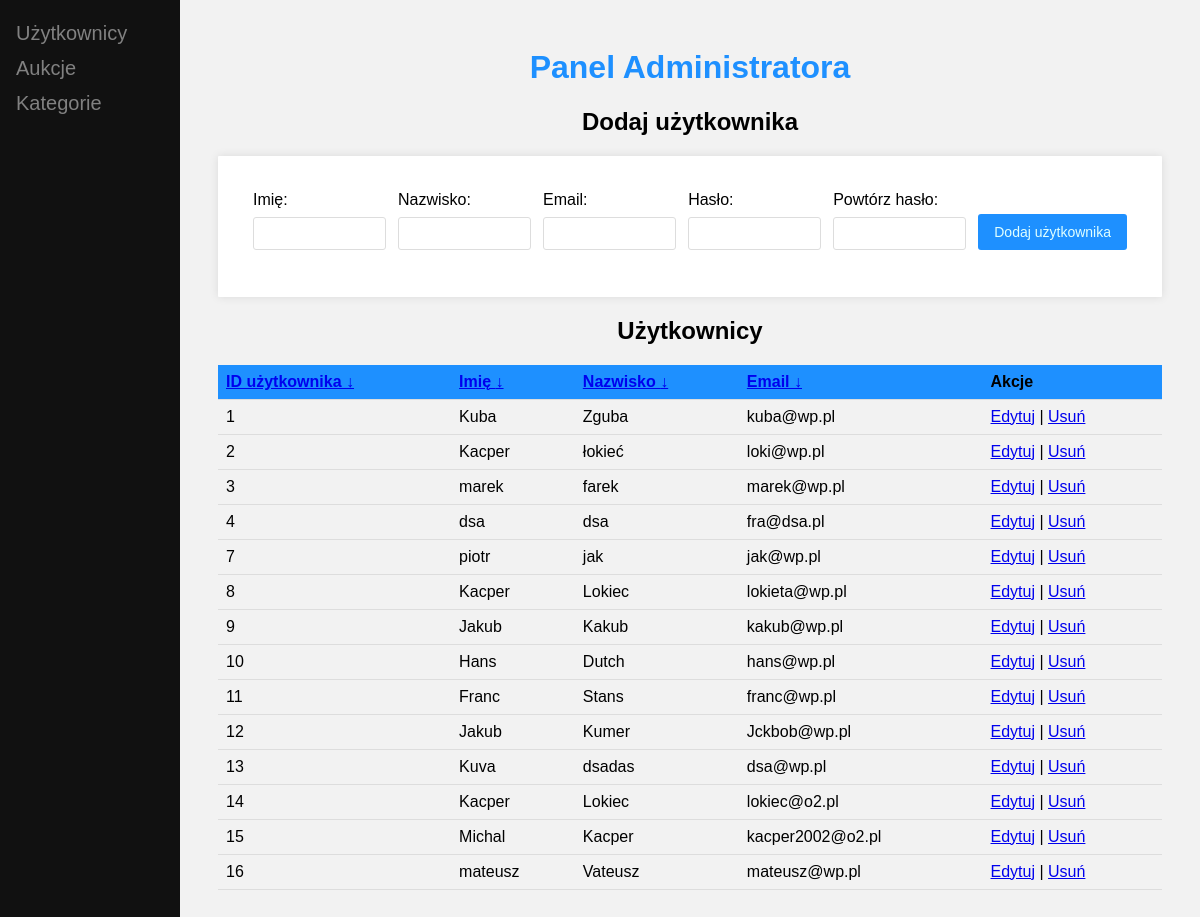
Page /dist/admin.php on the earlier database version.
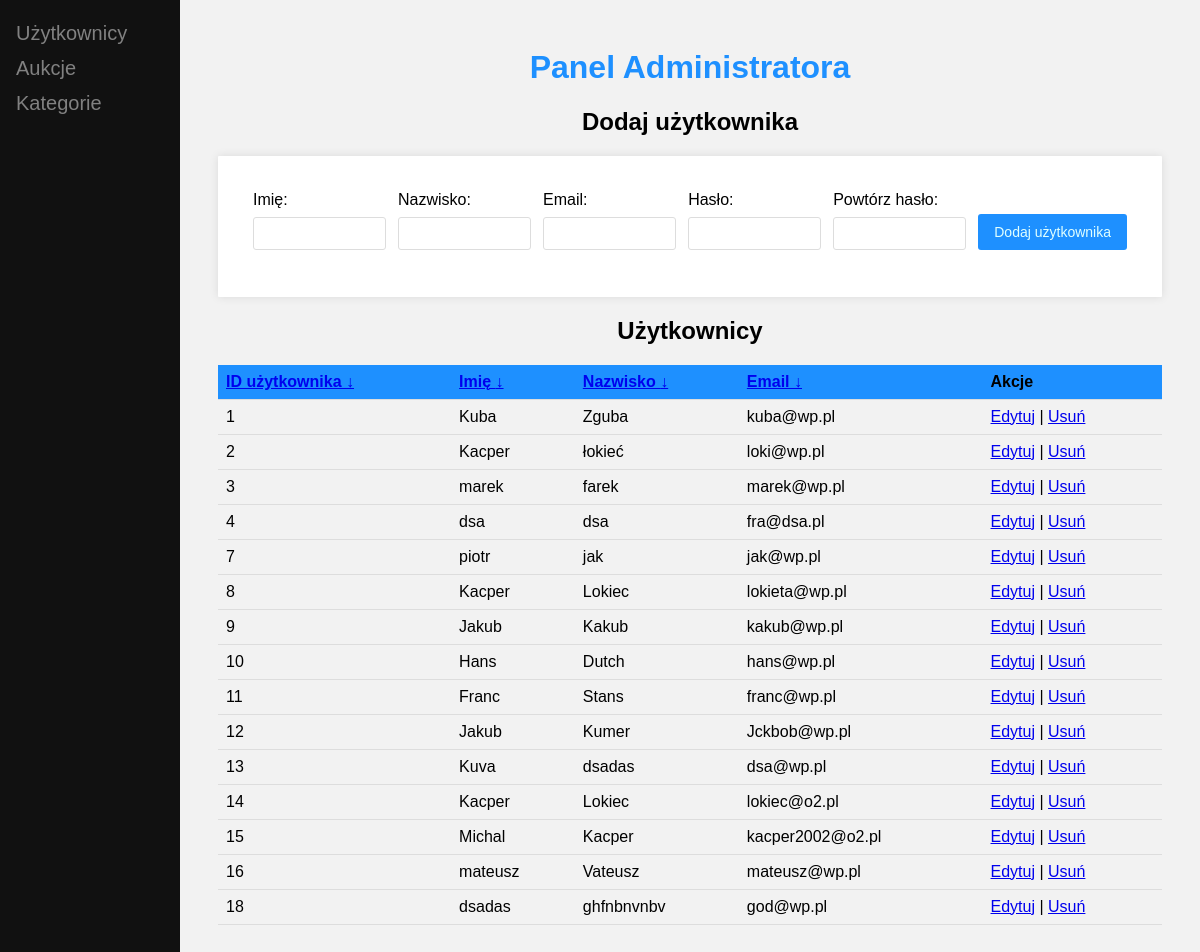
Same page on the later database version.
### tables this page shows
CREATE TABLE `users` (
  `id_user` int(11) NOT NULL,
  `firstName` varchar(50) NOT NULL,
  `lastName` varchar(50) NOT NULL,
  `email` varchar(60) NOT NULL,
  `id_role` tinyint(4) NOT NULL DEFAULT 1,
  `pass` varchar(255) NOT NULL,
  `passwordrepeat` varchar(255) NOT NULL,
  `city` varchar(100) DEFAULT NULL,
  `street` varchar(100) DEFAULT NULL,
  `house_number` varchar(10) DEFAULT NULL,
  `postal_code` varchar(20) DEFAULT NULL,
  `phone_number` varchar(20) DEFAULT NULL
);

### scripts/admin_filtr.php (called while the page is built, shortened)
<?php
include_once "connect.php";
$sortByID = isset($_GET['sortByID']) ? $_GET['sortByID'] : '';
$sortByFirstName = isset($_GET['sortByFirstName']) ? $_GET['sortByFirstName'] : '';
$sortByLastName = isset($_GET['sortByLastName']) ? $_GET['sortByLastName'] : '';
$sortByEmail = isset($_GET['sortByEmail']) ? $_GET['sortByEmail'] : '';
$stmt = $conn->prepare("SELECT * FROM users");
$stmt->execute();
$users = $stmt->fetchAll(PDO::FETCH_ASSOC);
?>

### dist/admin.php (the view, shortened to what this page needs)
<?php
    include_once "../scripts/connect.php";
    include_once "../scripts/admin_filtr.php";
?>
<!DOCTYPE html>
<html lang="en">
<head>
    <link rel="stylesheet" href="../src/admin.css">
</head>
<body>
<div class="sidebar">
        <a href="admin.php"><i class="fa fa-fw fa-user"></i> Użytkownicy</a>
        <a href="auctions_admin.php"><i class="fa fa-clipboard"></i> Aukcje</a>
        <a href="category_admin.php"><i class="fa fa-clipboard"></i> Kategorie</a>
    </div>
    <div class="main">
        <h1>Panel Administratora</h1>
         <h2>Dodaj użytkownika</h2>
        <form action="add.php" method="POST">
            <div class="add_wyglad">
                <label for="firstName">Imię:</label>
                <input type="text" name="firstName" id="firstName" required><br>
            </div>
            <div class="add_wyglad">
                <label for="lastName">Nazwisko:</label>
                <input type="text" name="lastName" id="lastName" required><br>
            </div>
            <div class="add_wyglad">
                <label for="email">Email:</label>
                <input type="email" name="email" id="email" required><br>
            </div>
            <div class="add_wyglad">
                <label for="pass">Hasło:</label>
                <input type="password" name="pass" id="pass" required><br>
            </div>
            <div class="add_wyglad">
                <label for="passwordrepeat">Powtórz hasło:</label>
                <input type="password" name="passwordrepeat" id="passwordrepeat" required><br>
            </div>
            <div class="add_wyglad">
                <input class="add_button" type="submit" value="Dodaj użytkownika">
            </div>
        </form>
        <h2 id="uzytkownicy">Użytkownicy</h2>
        <table>
            <tr>
                <th><a href="?sortByID=<?php echo $sortByID === 'asc' ? 'desc' : 'asc'; ?>">ID użytkownika <?php if ($sortByID === 'asc') echo "&#8593;"; else echo "&#8595;"; ?></a></th>
                <th><a href="?sortByFirstName=<?php echo $sortByFirstName === 'asc' ? 'desc' : 'asc'; ?>">Imię <?php if ($sortByFirstName === 'asc') echo "&#8593;"; else echo "&#8595;"; ?></a></th>
                <th><a href="?sortByLastName=<?php echo $sortByLastName === 'asc' ? 'desc' : 'asc'; ?>">Nazwisko <?php if ($sortByLastName === 'asc') echo "&#8593;"; else echo "&#8595;"; ?></a></th>
                <th><a href="?sortByEmail=<?php echo $sortByEmail === 'asc' ? 'desc' : 'asc'; ?>">Email <?php if ($sortByEmail === 'asc') echo "&#8593;"; else echo "&#8595;"; ?></a></th>
                <th>Akcje</th>
            </tr>
        <?php
            if (count($users) > 0) {
                foreach ($users as $row) {
                    echo "<tr>";
                    echo "<td>" . htmlspecialchars($row["id_user"]) . "</td>";
                    echo "<td>" . htmlspecialchars($row["firstName"]) . "</td>";
                    echo "<td>" . htmlspecialchars($row["lastName"]) . "</td>";
                    echo "<td>" . htmlspecialchars($row["email"]) . "</td>";
                    echo "<td><a href='edit.php?id=" . htmlspecialchars($row["id_user"]) . "'>Edytuj</a> | <a href='../scripts/delete.php?id=" . htmlspecialchars($row["id_user"]) . "'>Usuń</a></td>";
                    echo "</tr>";
                }
            } else {
                echo "<tr><td colspan='5'>Brak użytkowników.</td></tr>";
            }
        ?>
        </table>
    </div>
</body>
</html>

Differences in the rows shown:
added users: id_user "18", firstName "dsadas", lastName "ghfnbnvnbv", email "god@wp.pl"
